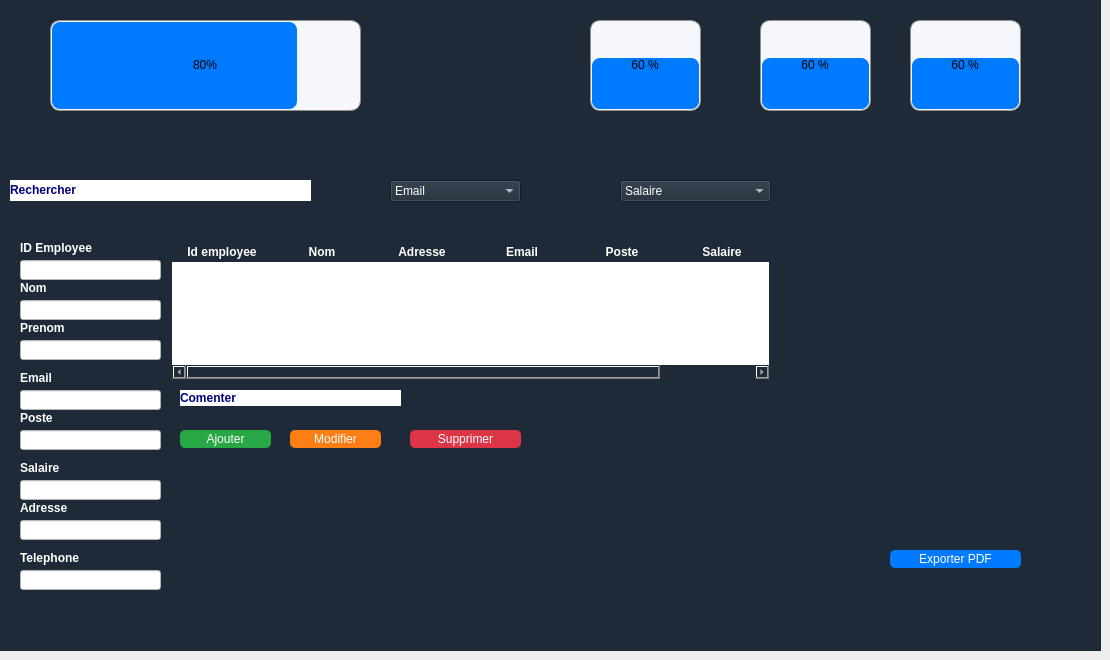
    <widget class="QWidget" name="pageEmployes">
     <widget class="QLabel" name="label_8">
      <property name="geometry">
       <rect>
        <x>0</x>
        <y>0</y>
        <width>1101</width>
        <height>171</height>
       </rect>
      </property>
      <property name="styleSheet">
       <string notr="true">background-color: #1e2a38;
color: white;
font: bold 11pt &quot;Arial&quot;;</string>
      </property>
      <property name="text">
       <string/>
      </property>
     </widget>
     <widget class="QProgressBar" name="progressBar">
      <property name="geometry">
       <rect>
        <x>50</x>
        <y>20</y>
        <width>311</width>
        <height>91</height>
       </rect>
      </property>
      <property name="styleSheet">
       <string notr="true">QProgressBar {
    border: 1px solid #8f8f91;
    border-radius: 10px;          /* Outer border radius */
    background-color: #F5F7FB;    /* Background color */
    text-align: center;           /* Centered text */
}

QProgressBar::chunk {
    background-color: #007bff;   /* Navy Blue fill color */
    border-radius: 8px;           /* Inner fill border radius */
    margin: 1px;                  /* Adds space for rounded edges */
}
</string>
      </property>
      <property name="minimum">
       <number>0</number>
      </property>
      <property name="maximum">
       <number>100</number>
      </property>
      <property name="value">
       <number>80</number>
      </property>
      <property name="orientation">
       <enum>Qt::Orientation::Horizontal</enum>
      </property>
      <property name="invertedAppearance">
       <bool>false</bool>
      </property>
      <property name="textDirection">
       <enum>QProgressBar::Direction::TopToBottom</enum>
      </property>
     </widget>
     <widget class="QProgressBar" name="pourcentage_4">
      <property name="geometry">
       <rect>
        <x>910</x>
        <y>20</y>
        <width>111</width>
        <height>91</height>
       </rect>
      </property>
      <property name="styleSheet">
       <string notr="true">QProgressBar {
    border: 1px solid #8f8f91;
    border-radius: 10px;          /* Outer border radius */
    background-color: #F5F7FB;    /* Background color */
    text-align: center;           /* Centered text */
}

QProgressBar::chunk {
    background-color: #007bff;   /* Navy Blue fill color */
    border-radius: 8px;           /* Inner fill border radius */
    margin: 1px;                  /* Adds space for rounded edges */
}
</string>
      </property>
      <property name="value">
       <number>60</number>
      </property>
      <property name="alignment">
       <set>Qt::AlignmentFlag::AlignHCenter|Qt::AlignmentFlag::AlignTop</set>
      </property>
      <property name="textVisible">
       <bool>true</bool>
      </property>
      <property name="orientation">
       <enum>Qt::Orientation::Vertical</enum>
      </property>
      <property name="invertedAppearance">
       <bool>false</bool>
      </property>
      <property name="textDirection">
       <enum>QProgressBar::Direction::BottomToTop</enum>
      </property>
      <property name="format">
       <string>%p %</string>
      </property>
     </widget>
     <widget class="QProgressBar" name="pourcentage_3">
      <property name="geometry">
       <rect>
        <x>760</x>
        <y>20</y>
        <width>111</width>
        <height>91</height>
       </rect>
      </property>
      <property name="styleSheet">
       <string notr="true">QProgressBar {
    border: 1px solid #8f8f91;
    border-radius: 10px;          /* Outer border radius */
    background-color: #F5F7FB;    /* Background color */
    text-align: center;           /* Centered text */
}

QProgressBar::chunk {
    background-color: #007bff;   /* Navy Blue fill color */
    border-radius: 8px;           /* Inner fill border radius */
    margin: 1px;                  /* Adds space for rounded edges */
}
</string>
      </property>
      <property name="value">
       <number>60</number>
      </property>
      <property name="alignment">
       <set>Qt::AlignmentFlag::AlignHCenter|Qt::AlignmentFlag::AlignTop</set>
      </property>
      <property name="textVisible">
       <bool>true</bool>
      </property>
      <property name="orientation">
       <enum>Qt::Orientation::Vertical</enum>
      </property>
      <property name="invertedAppearance">
       <bool>false</bool>
      </property>
      <property name="textDirection">
       <enum>QProgressBar::Direction::BottomToTop</enum>
      </property>
      <property name="format">
       <string>%p %</string>
      </property>
     </widget>
     <widget class="QProgressBar" name="pourcentage_2">
      <property name="geometry">
       <rect>
        <x>590</x>
        <y>20</y>
        <width>111</width>
        <height>91</height>
       </rect>
      </property>
      <property name="styleSheet">
       <string notr="true">QProgressBar {
    border: 1px solid #8f8f91;
    border-radius: 10px;          /* Outer border radius */
    background-color: #F5F7FB;    /* Background color */
    text-align: center;           /* Centered text */
}

QProgressBar::chunk {
    background-color: #007bff;   /* Navy Blue fill color */
    border-radius: 8px;           /* Inner fill border radius */
    margin: 1px;                  /* Adds space for rounded edges */
}
</string>
      </property>
      <property name="value">
       <number>60</number>
      </property>
      <property name="alignment">
       <set>Qt::AlignmentFlag::AlignHCenter|Qt::AlignmentFlag::AlignTop</set>
      </property>
      <property name="textVisible">
       <bool>true</bool>
      </property>
      <property name="orientation">
       <enum>Qt::Orientation::Vertical</enum>
      </property>
      <property name="invertedAppearance">
       <bool>false</bool>
      </property>
      <property name="textDirection">
       <enum>QProgressBar::Direction::BottomToTop</enum>
      </property>
      <property name="format">
       <string>%p %</string>
      </property>
     </widget>
     <widget class="QStackedWidget" name="stackedWidget_2">
      <property name="geometry">
       <rect>
        <x>0</x>
        <y>170</y>
        <width>1101</width>
        <height>481</height>
       </rect>
      </property>
      <property name="currentIndex">
       <number>1</number>
      </property>
      <widget class="QWidget" name="page_3"/>
      <widget class="QWidget" name="page_4">
       <widget class="QFrame" name="trirecherche">
        <property name="geometry">
         <rect>
          <x>0</x>
          <y>0</y>
          <width>1101</width>
          <height>71</height>
         </rect>
        </property>
        <property name="styleSheet">
         <string notr="true">background-color: #1e2a38;
color: white;
font: bold 11pt &quot;Arial&quot;;

</string>
        </property>
        <property name="frameShape">
         <enum>QFrame::Shape::NoFrame</enum>
        </property>
        <widget class="QLabel" name="recherche">
         <property name="geometry">
          <rect>
           <x>10</x>
           <y>10</y>
           <width>301</width>
           <height>21</height>
          </rect>
         </property>
         <property name="styleSheet">
          <string notr="true">background-color: white;
    gridline-color: #ccc;
    font: 10pt &quot;Arial&quot;;</string>
         </property>
         <property name="text">
          <string>&lt;html&gt;&lt;head/&gt;&lt;body&gt;&lt;p&gt;&lt;span style=&quot; font-weight:700; color:#00007f;&quot;&gt;Rechercher&lt;/span&gt;&lt;/p&gt;&lt;/body&gt;&lt;/html&gt;</string>
         </property>
        </widget>
        <widget class="QComboBox" name="triemail">
         <property name="geometry">
          <rect>
           <x>390</x>
           <y>10</y>
           <width>131</width>
           <height>22</height>
          </rect>
         </property>
         <item>
          <property name="text">
           <string>Email</string>
          </property>
         </item>
         <item>
          <property name="text">
           <string/>
          </property>
         </item>
         <item>
          <property name="text">
           <string/>
          </property>
         </item>
        </widget>
        <widget class="QComboBox" name="trisalaire">
         <property name="geometry">
          <rect>
           <x>620</x>
           <y>10</y>
           <width>151</width>
           <height>22</height>
          </rect>
         </property>
         <item>
          <property name="text">
           <string>Salaire</string>
          </property>
         </item>
         <item>
          <property name="text">
           <string>0-500d</string>
          </property>
         </item>
         <item>
          <property name="text">
           <string>500-1000</string>
          </property>
         </item>
         <item>
          <property name="text">
           <string>1500-2000</string>
          </property>
         </item>
         <item>
          <property name="text">
           <string>2500-3000</string>
          </property>
         </item>
         <item>
          <property name="text">
           <string>3500-4000</string>
          </property>
         </item>
         <item>
          <property name="text">
           <string>4500-5000</string>
          </property>
         </item>
         <item>
          <property name="text">
           <string>&gt;5000</string>
          </property>
         </item>
        </widget>
       </widget>
       <widget class="QFrame" name="cruds">
        <property name="geometry">
         <rect>
          <x>0</x>
          <y>70</y>
          <width>1101</width>
          <height>411</height>
         </rect>
        </property>
        <property name="styleSheet">
         <string notr="true">background-color: #1e2a38;
color: white;
font: bold 11pt &quot;Arial&quot;;

</string>
        </property>
        <property name="frameShape">
         <enum>QFrame::Shape::NoFrame</enum>
        </property>
        <widget class="QLabel" name="comment">
         <property name="geometry">
          <rect>
           <x>180</x>
           <y>150</y>
           <width>221</width>
           <height>16</height>
          </rect>
         </property>
         <property name="styleSheet">
          <string notr="true">background-color: white;
    gridline-color: #ccc;
    font: 10pt &quot;Arial&quot;;
</string>
         </property>
         <property name="text">
          <string>&lt;html&gt;&lt;head/&gt;&lt;body&gt;&lt;p&gt;&lt;span style=&quot; font-weight:700; color:#00007f;&quot;&gt;Comenter&lt;/span&gt;&lt;/p&gt;&lt;/body&gt;&lt;/html&gt;</string>
         </property>
        </widget>
        <widget class="QPushButton" name="ajouter">
         <property name="geometry">
          <rect>
           <x>180</x>
           <y>190</y>
           <width>91</width>
           <height>18</height>
          </rect>
         </property>
         <property name="styleSheet">
          <string notr="true">QPushButton {
    background-color: #28a745;
    color: white;
    border-radius: 5px;
}

</string>
         </property>
         <property name="text">
          <string>Ajouter</string>
         </property>
        </widget>
        <widget class="QPushButton" name="modifier">
         <property name="geometry">
          <rect>
           <x>290</x>
           <y>190</y>
           <width>91</width>
           <height>18</height>
          </rect>
         </property>
         <property name="styleSheet">
          <string notr="true">QPushButton {
    background-color: #fd7e14;
    color: white;
    border-radius: 5px;
}
</string>
         </property>
         <property name="text">
          <string>Modifier</string>
         </property>
        </widget>
        <widget class="QPushButton" name="exporter">
         <property name="geometry">
          <rect>
           <x>890</x>
           <y>310</y>
           <width>131</width>
           <height>18</height>
          </rect>
         </property>
         <property name="styleSheet">
          <string notr="true">QPushButton {
    background-color: #007bff;
    color: white;
    border-radius: 5px;
}
</string>
         </property>
         <property name="text">
          <string>Exporter PDF</string>
         </property>
        </widget>
        <widget class="QPushButton" name="supprimer">
         <property name="geometry">
          <rect>
           <x>410</x>
           <y>190</y>
           <width>111</width>
           <height>18</height>
          </rect>
         </property>
         <property name="styleSheet">
          <string notr="true">QPushButton {
    background-color: #dc3545;
    color: white;
    border-radius: 5px;
}</string>
         </property>
         <property name="text">
          <string>Supprimer</string>
         </property>
        </widget>
        <widget class="QTableWidget" name="tableau">
         <property name="geometry">
          <rect>
           <x>170</x>
           <y>0</y>
           <width>601</width>
           <height>141</height>
          </rect>
         </property>
         <property name="styleSheet">
          <string notr="true">QTableWidget {
    background-color: white;        /* cellules blanches */
    color: #1e2a38;                 /* texte bleu foncé */
    border: 2px solid #1e2a38;      /* bordures du tableau */
    font: bold 11pt &quot;Arial&quot;;
}

QTableWidget::item {
    background-color: white;        /* garde les cellules blanches */
    color: #1e2a38;
}

QHeaderView::section {
    background-color: #1e2a38;      /* en-tête bleu foncé */
    color: white;                   /* texte blanc */
    font: bold 11pt &quot;Arial&quot;;
    border: 1px solid #1e2a38;
}
</string>
         </property>
         <column>
          <property name="text">
           <string>Id employee</string>
          </property>
          <property name="font">
           <font>
            <bold>true</bold>
           </font>
          </property>
         </column>
         <column>
          <property name="text">
           <string>Nom</string>
          </property>
          <property name="font">
           <font>
            <bold>true</bold>
           </font>
          </property>
         </column>
         <column>
          <property name="text">
           <string>Adresse</string>
          </property>
          <property name="font">
           <font>
            <bold>true</bold>
           </font>
          </property>
         </column>
         <column>
          <property name="text">
           <string>Email</string>
          </property>
          <property name="font">
           <font>
            <bold>true</bold>
           </font>
          </property>
         </column>
         <column>
          <property name="text">
           <string>Poste</string>
          </property>
          <property name="font">
           <font>
            <bold>true</bold>
           </font>
          </property>
         </column>
         <column>
          <property name="text">
           <string>Salaire</string>
          </property>
          <property name="font">
           <font>
            <bold>true</bold>
           </font>
          </property>
         </column>
        </widget>
        <widget class="QFrame" name="liste">
         <property name="geometry">
          <rect>
           <x>10</x>
           <y>0</y>
           <width>161</width>
           <height>401</height>
          </rect>
         </property>
         <property name="styleSheet">
          <string notr="true">background-color: #1e2a38;
color: white;
font: bold 11pt &quot;Arial&quot;;</string>
         </property>
         <property name="frameShape">
          <enum>QFrame::Shape::NoFrame</enum>
         </property>
         <widget class="QLabel" name="idemployee">
          <property name="geometry">
           <rect>
            <x>10</x>
            <y>0</y>
            <width>141</width>
            <height>16</height>
           </rect>
          </property>
          <property name="styleSheet">
           <string notr="true"/>
          </property>
          <property name="text">
           <string>&lt;html&gt;&lt;head/&gt;&lt;body&gt;&lt;p&gt;&lt;span style=&quot; font-weight:704;&quot;&gt;ID Employee&lt;/span&gt;&lt;/p&gt;&lt;/body&gt;&lt;/html&gt;</string>
          </property>
         </widget>
         <widget class="QLabel" name="nom">
          <property name="geometry">
           <rect>
            <x>10</x>
            <y>40</y>
            <width>141</width>
            <height>16</height>
           </rect>
          </property>
          <property name="text">
           <string>&lt;html&gt;&lt;head/&gt;&lt;body&gt;&lt;p&gt;&lt;span style=&quot; font-weight:704;&quot;&gt;Nom&lt;/span&gt;&lt;/p&gt;&lt;/body&gt;&lt;/html&gt;</string>
          </property>
         </widget>
         <widget class="QLabel" name="prenom">
          <property name="geometry">
           <rect>
            <x>10</x>
            <y>80</y>
            <width>141</width>
            <height>16</height>
           </rect>
          </property>
          <property name="text">
           <string>&lt;html&gt;&lt;head/&gt;&lt;body&gt;&lt;p&gt;&lt;span style=&quot; font-weight:704;&quot;&gt;Prenom&lt;/span&gt;&lt;/p&gt;&lt;/body&gt;&lt;/html&gt;</string>
          </property>
         </widget>
         <widget class="QLabel" name="adresse">
          <property name="geometry">
           <rect>
            <x>10</x>
            <y>260</y>
            <width>141</width>
            <height>16</height>
           </rect>
          </property>
          <property name="text">
           <string>&lt;html&gt;&lt;head/&gt;&lt;body&gt;&lt;p&gt;&lt;span style=&quot; font-weight:700;&quot;&gt;Adresse&lt;/span&gt;&lt;/p&gt;&lt;/body&gt;&lt;/html&gt;</string>
          </property>
         </widget>
         <widget class="QLabel" name="telephone">
          <property name="geometry">
           <rect>
            <x>10</x>
            <y>310</y>
            <width>141</width>
            <height>16</height>
           </rect>
          </property>
          <property name="text">
           <string>&lt;html&gt;&lt;head/&gt;&lt;body&gt;&lt;p&gt;&lt;span style=&quot; font-weight:700;&quot;&gt;Telephone&lt;/span&gt;&lt;/p&gt;&lt;/body&gt;&lt;/html&gt;</string>
          </property>
         </widget>
         <widget class="QLineEdit" name="idline">
          <property name="geometry">
           <rect>
            <x>10</x>
            <y>20</y>
            <width>141</width>
            <height>20</height>
           </rect>
          </property>
          <property name="font">
           <font>
            <family>Arial</family>
            <pointsize>10</pointsize>
            <italic>false</italic>
            <bold>false</bold>
           </font>
          </property>
          <property name="styleSheet">
           <string notr="true">background-color: white;
    gridline-color: #ccc;
    font: 10pt &quot;Arial&quot;;</string>
          </property>
          <property name="echoMode">
           <enum>QLineEdit::EchoMode::Normal</enum>
          </property>
         </widget>
         <widget class="QLineEdit" name="nomline">
          <property name="geometry">
           <rect>
            <x>10</x>
            <y>60</y>
            <width>141</width>
            <height>20</height>
           </rect>
          </property>
          <property name="styleSheet">
           <string notr="true">background-color: white;
    gridline-color: #ccc;
    font: 10pt &quot;Arial&quot;;
</string>
          </property>
         </widget>
         <widget class="QLineEdit" name="adresseline">
          <property name="geometry">
           <rect>
            <x>10</x>
            <y>280</y>
            <width>141</width>
            <height>20</height>
           </rect>
          </property>
          <property name="styleSheet">
           <string notr="true">background-color: white;
    gridline-color: #ccc;
    font: 10pt &quot;Arial&quot;;
</string>
          </property>
         </widget>
         <widget class="QLineEdit" name="telephoneline">
          <property name="geometry">
           <rect>
            <x>10</x>
            <y>330</y>
            <width>141</width>
            <height>20</height>
           </rect>
          </property>
          <property name="styleSheet">
           <string notr="true">background-color: white;
    gridline-color: #ccc;
    font: 10pt &quot;Arial&quot;;
</string>
          </property>
         </widget>
         <widget class="QLabel" name="email">
          <property name="geometry">
           <rect>
            <x>10</x>
            <y>130</y>
            <width>141</width>
            <height>16</height>
           </rect>
          </property>
          <property name="text">
           <string>&lt;html&gt;&lt;head/&gt;&lt;body&gt;&lt;p&gt;&lt;span style=&quot; font-weight:704;&quot;&gt;Email&lt;/span&gt;&lt;/p&gt;&lt;/body&gt;&lt;/html&gt;</string>
          </property>
         </widget>
         <widget class="QLineEdit" name="emailline">
          <property name="geometry">
           <rect>
            <x>10</x>
            <y>150</y>
            <width>141</width>
            <height>20</height>
           </rect>
          </property>
          <property name="styleSheet">
           <string notr="true">background-color: white;
    gridline-color: #ccc;
    font: 10pt &quot;Arial&quot;;
</string>
          </property>
         </widget>
         <widget class="QLabel" name="poste">
          <property name="geometry">
           <rect>
            <x>10</x>
            <y>170</y>
            <width>141</width>
            <height>16</height>
           </rect>
          </property>
          <property name="text">
           <string>&lt;html&gt;&lt;head/&gt;&lt;body&gt;&lt;p&gt;&lt;span style=&quot; font-weight:704;&quot;&gt;Poste&lt;/span&gt;&lt;/p&gt;&lt;/body&gt;&lt;/html&gt;</string>
          </property>
         </widget>
         <widget class="QLineEdit" name="salaireline">
          <property name="geometry">
           <rect>
            <x>10</x>
            <y>240</y>
            <width>141</width>
            <height>20</height>
           </rect>
          </property>
          <property name="styleSheet">
           <string notr="true">background-color: white;
    gridline-color: #ccc;
    font: 10pt &quot;Arial&quot;;
</string>
          </property>
         </widget>
         <widget class="QLineEdit" name="posteline">
          <property name="geometry">
           <rect>
            <x>10</x>
            <y>190</y>
            <width>141</width>
            <height>20</height>
           </rect>
          </property>
          <property name="styleSheet">
           <string notr="true">background-color: white;
    gridline-color: #ccc;
    font: 10pt &quot;Arial&quot;;
</string>
          </property>
         </widget>
         <widget class="QLabel" name="salaire">
          <property name="geometry">
           <rect>
            <x>10</x>
            <y>220</y>
            <width>141</width>
            <height>16</height>
           </rect>
          </property>
          <property name="text">
           <string>&lt;html&gt;&lt;head/&gt;&lt;body&gt;&lt;p&gt;&lt;span style=&quot; font-weight:704;&quot;&gt;Salaire&lt;/span&gt;&lt;/p&gt;&lt;/body&gt;&lt;/html&gt;</string>
          </property>
         </widget>
         <widget class="QLineEdit" name="prenomline">
          <property name="geometry">
           <rect>
            <x>10</x>
            <y>100</y>
            <width>141</width>
            <height>20</height>
           </rect>
          </property>
          <property name="styleSheet">
           <string notr="true">background-color: white;
    gridline-color: #ccc;
    font: 10pt &quot;Arial&quot;;
</string>
          </property>
         </widget>
        </widget>
       </widget>
      </widget>
     </widget>
    </widget>
